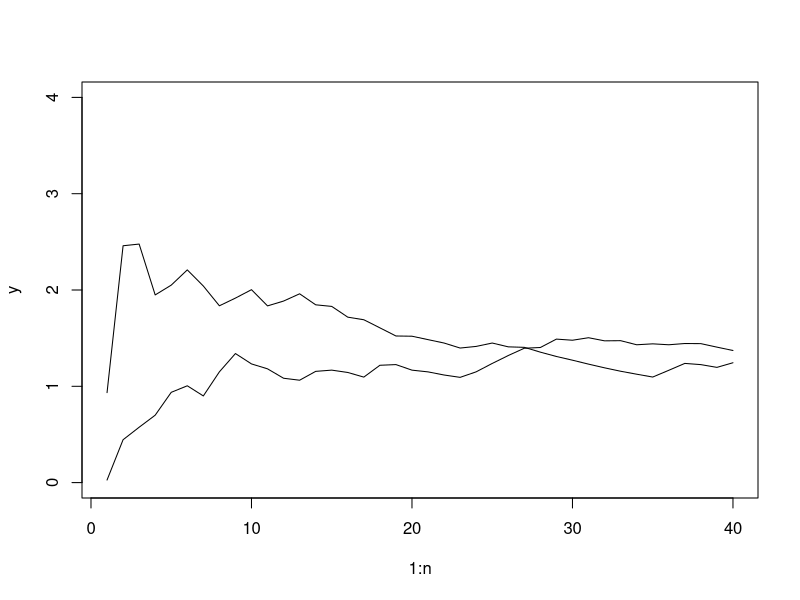
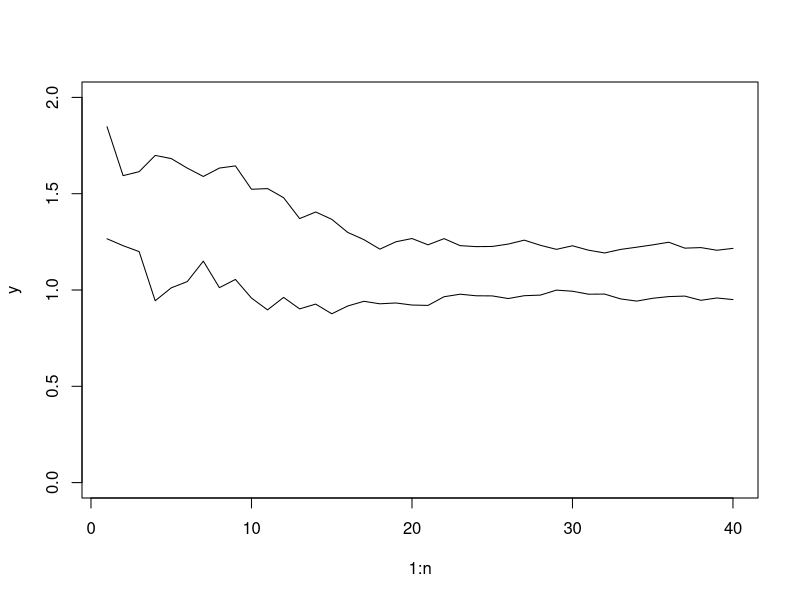

Recreate these plots in R, in order.
##HW1 Problem 6.1

n = 40
x = runif(n, 0, 2)

# generate y[i] = (x[1]^2+...+x[i]^2)/i
y = c(1:n)
for (i in 1:n){
  y[i] = mean((x[1: i]) ^ 2)
}
y

# plot
plot(1:n, y, type = 'l', ylim = c(0, 4)) 


# repeat running below codes for 9 times to complete the rest of 9 path
n = 40
x = runif(n, 0, 2)

y = c(1:n) 

for (i in 1:n){
  y[i] = mean((x[1: i]) ^ 2)
}

lines(1:n, y)


n = 40
x = runif(n, 0, 2)

# generate y[i] = (x[1]+...+x[i])/i
y = c(1:n)

for (i in 1:n){
  y[i] = mean(x[1: i])
}

# plot
plot(1:n, y, type = 'l', ylim = c(0, 2)) 


# repeat running below codes for 9 times to complete the rest of 9 path

n = 40
x = runif(n, 0, 2)

y = c(1:n) 

for (i in 1:n){
  y[i] = mean(x[1: i])
}

lines(1:n, y)
